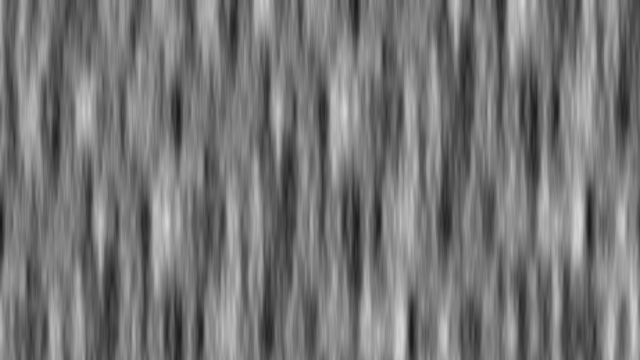
Frame 1 (no input)
Frame 60 (no input): identical to frame 1, image omitted
Frame 120 (the mouse pressed at the canvas centre since frame 60): identical to frame 1, image omitted

The p5.js sketch that drew this single still picture (run headless with seeded random() and noise() and a simulated clock; from frame 60 on, the mouse is pressed at the canvas centre):

// p5.js sketch
// ── sketch.js
let distribution = new Array(360);
let ellipseRadius = 50;
var walker;


function setup() 
{

	createCanvas(640, 360);
//	walker = new PerlinWalker2D(0.005, width, height)

	perlinBackground();
}

var t = 0;
function draw()
{
	//walker.step()
	//ellipse(walker.x, walker.y, ellipseRadius,ellipseRadius);
}

function perlinBackground() {
	loadPixels();
	let xoff = 0.0;
  
	// Updating pixels with perlin noise
	for (let x = 0; x < width; x++) {
	  let yoff = 0.0;
  
	  for (let y = 0; y < height; y++) {
		// Calculating brightness value for noise
		let bright = map(noise(xoff, yoff), 0, 1, 0, 255);
		set(x, y, floor(bright));
		yoff += 0.009; // Incrementing y-offset perlins noise
	  }
	  xoff += 0.09; // Incrementing x-offset perlins noise
	}
  
	updatePixels();
}
function randomBackground() {
	loadPixels();
	let d = pixelDensity();
	for (let i = 0; i<width*d*d*4; i++) {
		for (let j = 0; j<height*d*d*4; j++) {
			pixels[j + i*height] = random(255)
		}
	}
	updatePixels()
}

class PerlinWalker2D {
	constructor(incr, maxX, maxY) {
		this.tx = 0
		this.ty = 1000000000
		this.incr = incr

		this.x = maxX/2;
		this.y = maxY/2;

		this.maxX = maxX
		this.maxY = maxY
	}

	step() {
		this.x = map(noise(this.tx),0,1,0,this.maxX)
		this.y = map(noise(this.ty),0,1,0,this.maxY)

		this.tx += this.incr
		this.ty += this.incr
	}
}

class WalkerGaussian {
	constructor() {
		this.x = width / 2;
		this.y = height / 2;
	}

	render() {
		stroke(1);
		point(this.x, this.y);
	}

	step() {
		var choice = random(1);
		var length = floor(randomGaussian(3, 3));
		var rightX, rightY;
		if (mouseX > this.x) {
			rightX=length;
		} else {
			rightX=-length;
		}

		if (mouseY > this.y) {
			rightY = length;
		} else {
			rightY = -length;
		}



	if (choice < 0.5) {
	      this.x += rightX
		  this.y += rightY
    } else if (choice < 0.7) {
	      this.x -= rightX
		  this.y -= rightY
    } else if (choice < 0.8 ) {
	      this.x += rightX
		  this.y -= rightY
    } else {
	      this.x -= rightX
		  this.y += rightY
    }
    this.x = constrain(this.x, 0, width - 1);
    this.y = constrain(this.y, 0, height - 1);
	}
}
